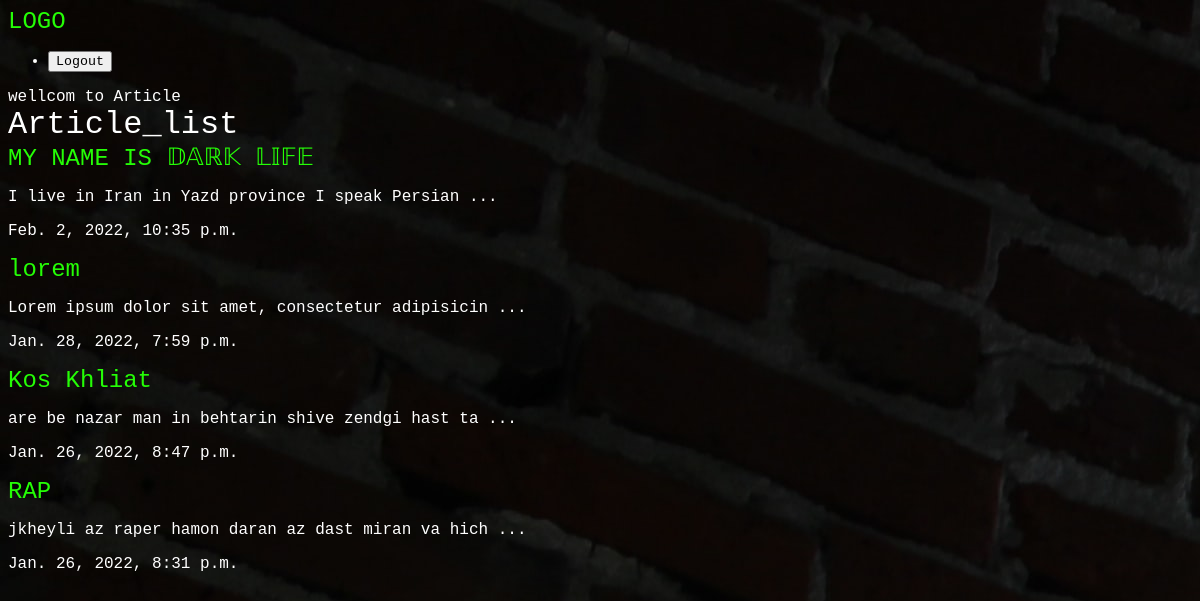
The app's page /articles/ with its own data.
### articles/models.py (models this page shows, shortened)
class Article(models.Model):
    title = models.CharField(max_length = 100)
    slug = models.SlugField()
    body = models.TextField()
    date = models.DateTimeField(auto_now_add = True)
    image = models.ImageField(default='default.jpg',blank=True)
    def pangah_ta_gelo_boro (self):
        return self.body[0:50] + ' ...'

### articles/views.py (the view)
# urls.py: path('',views.articles_list, name="list"),
def articles_list(request):
    articles = models.Article.objects.all().order_by('-date')
    collect = {'articles': articles}
    return render(request, 'articles/articleslist.html', collect)

### articles/templates/articles/articleslist.html
{%extends 'base.html'%}
{%block content%}
{%block title%}
wellcom to Article
{%endblock%}
<div class="">
    <h1>Article_list</h1>
    {% for article in articles %}
    <h2><a href="{% url 'articles:detail' slug=article.slug %}">{{article.title}}</a></h2>
    <p>{{article.pangah_ta_gelo_boro}}</p>
    <p>{{article.date}}</p>
    {% endfor %}
</div>
{%endblock%}

### image/styles.css (style rules this page uses)
body { background-color: #A020F0; background-image: url(/static/top.jpg); color:#fff; }
body * { font-family:Courier New; }
h1,h2,h3,h4,h5,h6 { font-weight:normal; margin:0; }
a,a:hover,a:visited { color:#25fd06; text-decoration:none; }

### records on screen
Article: title "MY NAME IS 𝔻𝔸ℝ𝕂 𝕃𝕀𝔽𝔼", pangah_ta_gelo_boro "I live in Iran in Yazd province I speak Persian ...", date "Feb. 2, 2022, 10:35 p.m."
Article: title "lorem", pangah_ta_gelo_boro "Lorem ipsum dolor sit amet, consectetur adipisicin ...", date "Jan. 28, 2022, 7:59 p.m."
Article: title "Kos Khliat", pangah_ta_gelo_boro "are be nazar man in behtarin shive zendgi hast ta ...", date "Jan. 26, 2022, 8:47 p.m."
Article: title "RAP", pangah_ta_gelo_boro "jkheyli az raper hamon daran az dast miran va hich ...", date "Jan. 26, 2022, 8:31 p.m."
